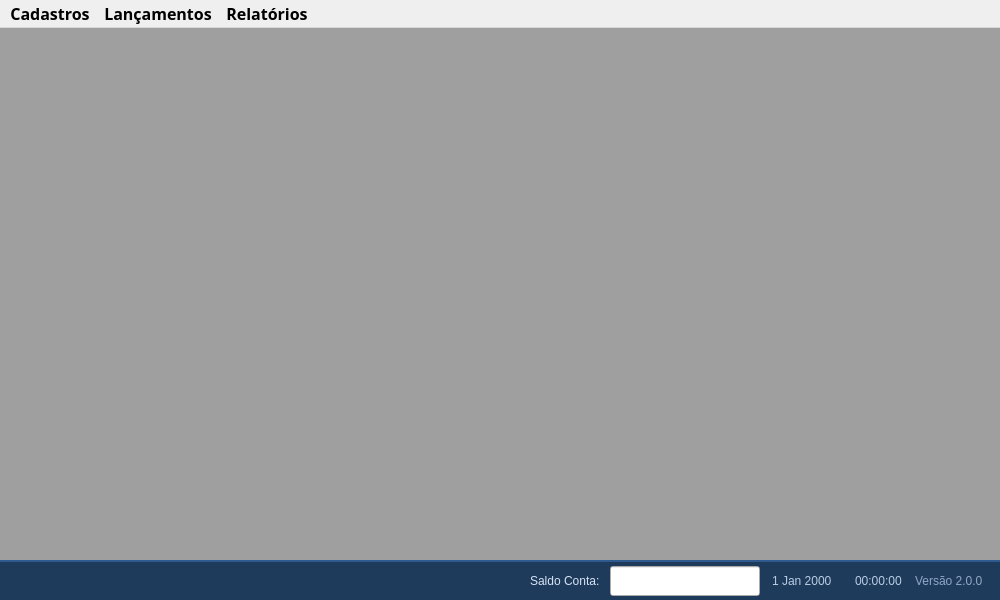
<?xml version="1.0" encoding="UTF-8"?>
<ui version="4.0">
 <class>MainWindow</class>
 <widget class="QMainWindow" name="MainWindow">
  <property name="geometry">
   <rect>
    <x>0</x>
    <y>0</y>
    <width>1000</width>
    <height>600</height>
   </rect>
  </property>
  <property name="font">
   <font>
    <family>Segoe UI Semibold</family>
    <pointsize>12</pointsize>
    <bold>true</bold>
   </font>
  </property>
  <property name="windowTitle">
   <string>Controle de Recargas e Abastecimento</string>
  </property>
  <widget class="QWidget" name="centralwidget">
   <layout class="QVBoxLayout" name="verticalLayout">
    <property name="spacing">
     <number>0</number>
    </property>
    <property name="leftMargin">
     <number>0</number>
    </property>
    <property name="topMargin">
     <number>0</number>
    </property>
    <property name="rightMargin">
     <number>0</number>
    </property>
    <property name="bottomMargin">
     <number>0</number>
    </property>
    <item>
     <widget class="QMdiArea" name="mdiArea">
      <property name="styleSheet">
       <string notr="true">QMdiArea#mdiArea {
	background-color: #16222F;
}</string>
      </property>
     </widget>
    </item>
    <item>
     <widget class="QFrame" name="frm_StatusBar">
      <property name="styleSheet">
       <string notr="true">QFrame#frm_StatusBar {
	background-color: #1F3B5B;
	border: none;
	border-top: 2px solid #2E5A8F;
}
QFrame#frm_StatusBar QLabel {
	color: #D7E3F4;
	background: transparent;
}
QFrame#frm_StatusBar QLabel#lb_Comandos {
	color: #9FB8D8;
}
QFrame#frm_StatusBar QLabel#lb_Versao {
	color: #8FA8C6;
}
QFrame#frm_StatusBar QDateEdit,
QFrame#frm_StatusBar QTimeEdit {
	background: transparent;
	color: #B9CCE4;
	border: none;
}</string>
      </property>
      <property name="frameShape">
       <enum>QFrame::Shape::StyledPanel</enum>
      </property>
      <property name="frameShadow">
       <enum>QFrame::Shadow::Raised</enum>
      </property>
      <layout class="QHBoxLayout" name="horizontalLayout">
       <property name="spacing">
        <number>10</number>
       </property>
       <property name="leftMargin">
        <number>12</number>
       </property>
       <property name="topMargin">
        <number>4</number>
       </property>
       <property name="rightMargin">
        <number>12</number>
       </property>
       <property name="bottomMargin">
        <number>4</number>
       </property>
       <item>
        <widget class="QLabel" name="lb_Comandos">
         <property name="minimumSize">
          <size>
           <width>0</width>
           <height>30</height>
          </size>
         </property>
         <property name="maximumSize">
          <size>
           <width>16777215</width>
           <height>30</height>
          </size>
         </property>
        </widget>
       </item>
       <item>
        <spacer name="horizontalSpacer">
         <property name="orientation">
          <enum>Qt::Orientation::Horizontal</enum>
         </property>
         <property name="sizeHint" stdset="0">
          <size>
           <width>40</width>
           <height>20</height>
          </size>
         </property>
        </spacer>
       </item>
       <item>
        <widget class="QLabel" name="lb_Saldo_Conta">
         <property name="minimumSize">
          <size>
           <width>0</width>
           <height>30</height>
          </size>
         </property>
         <property name="maximumSize">
          <size>
           <width>16777215</width>
           <height>30</height>
          </size>
         </property>
         <property name="text">
          <string>Saldo Conta:</string>
         </property>
        </widget>
       </item>
       <item>
        <widget class="QLineEdit" name="txt_Saldo_Conta">
         <property name="minimumSize">
          <size>
           <width>150</width>
           <height>30</height>
          </size>
         </property>
         <property name="maximumSize">
          <size>
           <width>150</width>
           <height>30</height>
          </size>
         </property>
         <property name="toolTip">
          <string>Saldo da conta Biz (recargas - saldos)</string>
         </property>
         <property name="alignment">
          <set>Qt::AlignmentFlag::AlignRight|Qt::AlignmentFlag::AlignTrailing|Qt::AlignmentFlag::AlignVCenter</set>
         </property>
         <property name="readOnly">
          <bool>true</bool>
         </property>
        </widget>
       </item>
       <item alignment="Qt::AlignmentFlag::AlignHCenter|Qt::AlignmentFlag::AlignVCenter">
        <widget class="QDateEdit" name="dt_Data_Atual">
         <property name="enabled">
          <bool>false</bool>
         </property>
         <property name="minimumSize">
          <size>
           <width>0</width>
           <height>30</height>
          </size>
         </property>
         <property name="maximumSize">
          <size>
           <width>16777215</width>
           <height>30</height>
          </size>
         </property>
         <property name="focusPolicy">
          <enum>Qt::FocusPolicy::NoFocus</enum>
         </property>
         <property name="toolTip">
          <string>Data de hoje</string>
         </property>
         <property name="readOnly">
          <bool>true</bool>
         </property>
         <property name="buttonSymbols">
          <enum>QAbstractSpinBox::ButtonSymbols::NoButtons</enum>
         </property>
        </widget>
       </item>
       <item alignment="Qt::AlignmentFlag::AlignHCenter|Qt::AlignmentFlag::AlignVCenter">
        <widget class="QTimeEdit" name="dt_Hora_Atual">
         <property name="enabled">
          <bool>false</bool>
         </property>
         <property name="minimumSize">
          <size>
           <width>0</width>
           <height>30</height>
          </size>
         </property>
         <property name="maximumSize">
          <size>
           <width>16777215</width>
           <height>30</height>
          </size>
         </property>
         <property name="focusPolicy">
          <enum>Qt::FocusPolicy::NoFocus</enum>
         </property>
         <property name="toolTip">
          <string>Hora atual</string>
         </property>
         <property name="readOnly">
          <bool>true</bool>
         </property>
         <property name="buttonSymbols">
          <enum>QAbstractSpinBox::ButtonSymbols::NoButtons</enum>
         </property>
        </widget>
       </item>
       <item>
        <widget class="QLabel" name="lb_Versao">
         <property name="minimumSize">
          <size>
           <width>0</width>
           <height>30</height>
          </size>
         </property>
         <property name="maximumSize">
          <size>
           <width>16777215</width>
           <height>30</height>
          </size>
         </property>
         <property name="text">
          <string>Versão 2.0.0</string>
         </property>
        </widget>
       </item>
       <item>
        <spacer name="horizontalSpacer_2">
         <property name="orientation">
          <enum>Qt::Orientation::Horizontal</enum>
         </property>
         <property name="sizeType">
          <enum>QSizePolicy::Policy::Fixed</enum>
         </property>
         <property name="sizeHint" stdset="0">
          <size>
           <width>5</width>
           <height>30</height>
          </size>
         </property>
        </spacer>
       </item>
      </layout>
     </widget>
    </item>
   </layout>
  </widget>
  <widget class="QMenuBar" name="menubar">
   <property name="geometry">
    <rect>
     <x>0</x>
     <y>0</y>
     <width>1000</width>
     <height>33</height>
    </rect>
   </property>
   <widget class="QMenu" name="menuCadastros">
    <property name="title">
     <string>Cadastros</string>
    </property>
    <addaction name="actionCad_Colaboradores"/>
    <addaction name="actionSaldo_BIZ"/>
    <addaction name="actionUsuarios"/>
   </widget>
   <widget class="QMenu" name="menuLancamentos">
    <property name="title">
     <string>Lançamentos</string>
    </property>
    <addaction name="actionRecargas"/>
   </widget>
   <widget class="QMenu" name="menuRelatorios">
    <property name="title">
     <string>Relatórios</string>
    </property>
    <addaction name="actionRecarga_Colaborador"/>
    <addaction name="actionDash_Refeicao"/>
   </widget>
   <addaction name="menuCadastros"/>
   <addaction name="menuLancamentos"/>
   <addaction name="menuRelatorios"/>
  </widget>
  <action name="actionCad_Colaboradores">
   <property name="text">
    <string>Colaboradores</string>
   </property>
  </action>
  <action name="actionMotivo_Entrada">
   <property name="text">
    <string>Motivo Entrada</string>
   </property>
  </action>
  <action name="actionEntrada">
   <property name="text">
    <string>Entrada</string>
   </property>
  </action>
  <action name="actionFicha_Tecnica">
   <property name="text">
    <string>Ficha Técnica</string>
   </property>
  </action>
  <action name="actionSaida">
   <property name="text">
    <string>Saida</string>
   </property>
  </action>
  <action name="actionEstoque">
   <property name="text">
    <string>Estoque</string>
   </property>
  </action>
  <action name="actionFichaKardexProduto">
   <property name="text">
    <string>Ficha Kardex do Produto</string>
   </property>
  </action>
  <action name="actionRel_Fichas_Tecnicas">
   <property name="text">
    <string>Fichas Tecnicas</string>
   </property>
  </action>
  <action name="actionUnidadeMedida">
   <property name="text">
    <string>Unidade de Medida</string>
   </property>
  </action>
  <action name="actionMaoObra">
   <property name="text">
    <string>Mão de Obra</string>
   </property>
  </action>
  <action name="actionBaixaFichaTecnica">
   <property name="text">
    <string>Baixa Ficha Tecnica</string>
   </property>
  </action>
  <action name="actionRelEntradas">
   <property name="text">
    <string>Entradas</string>
   </property>
  </action>
  <action name="actionRecargas">
   <property name="text">
    <string>Recargas</string>
   </property>
  </action>
  <action name="actionSaldo_BIZ">
   <property name="text">
    <string>Saldo BIZ</string>
   </property>
  </action>
  <action name="actionRecarga_Colaborador">
   <property name="text">
    <string>Recarga por Colaborador</string>
   </property>
  </action>
  <action name="actionUsuarios">
   <property name="text">
    <string>Usuários</string>
   </property>
  </action>
  <action name="actionDash_Refeicao">
   <property name="text">
    <string>DashBoard Recargas</string>
   </property>
  </action>
 </widget>
 <resources/>
 <connections/>
</ui>
